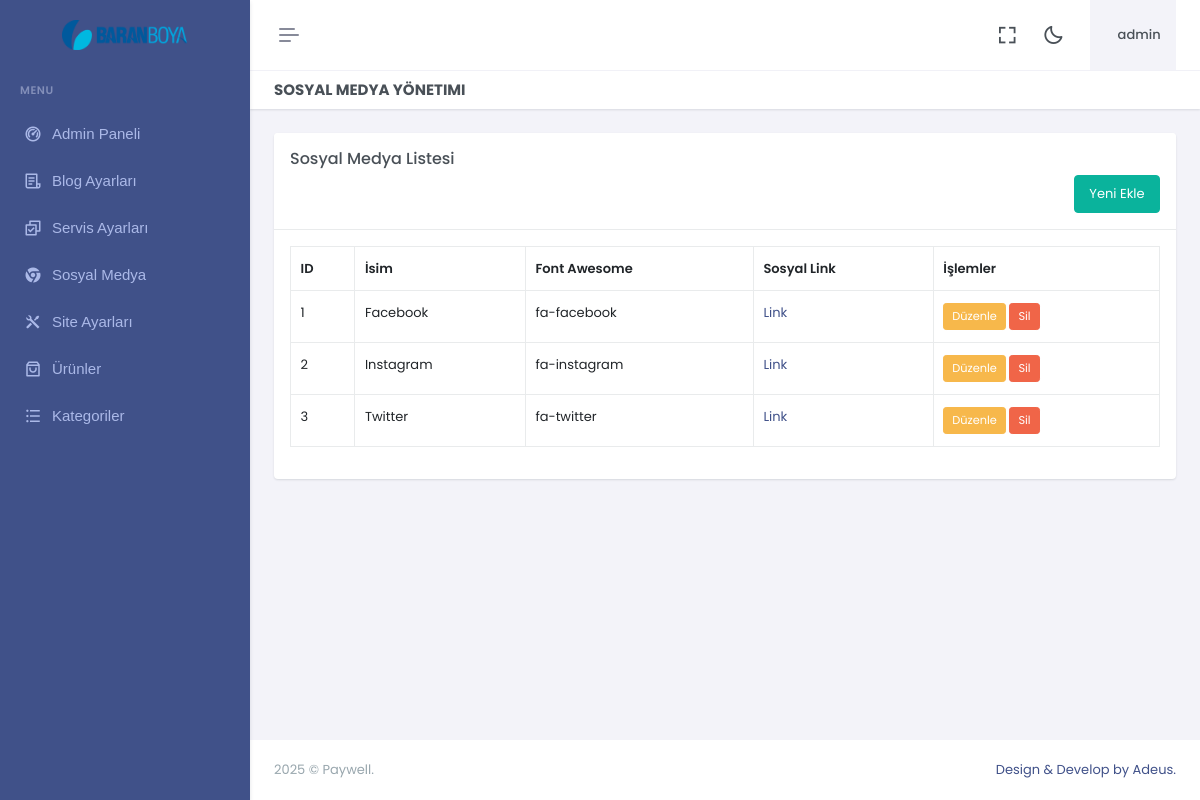
The app's page /dashboard/socials.php (signed in) with its own data.
### tables this page shows
CREATE TABLE `logo` (
  `id` int(11) NOT NULL,
  `logo` varchar(1000) NOT NULL,
  `updated_at` timestamp NOT NULL DEFAULT current_timestamp() ON UPDATE current_timestamp()
);

CREATE TABLE IF NOT EXISTS `social` (
  `id` int(11) NOT NULL,
  `name` varchar(150) NOT NULL,
  `fa` varchar(150) NOT NULL,
  `social_link` varchar(500) NOT NULL
);

### dashboard/socials.php (the view, shortened to what this page needs)
<?php
include "../z_db.php";
$action = isset($_GET['action']) ? $_GET['action'] : '';
$query = "SELECT * FROM social";
$result = mysqli_query($con, $query);
?>
<?php include "header.php"; ?>
<?php include "sidebar.php"; ?>
<div class="main-content">
    <div class="page-content">
        <div class="container-fluid">
            <div class="row">
                <div class="col-12">
                    <div class="page-title-box d-sm-flex align-items-center justify-content-between">
                        <h4 class="mb-sm-0">Sosyal Medya Yönetimi</h4>
                    </div>
                </div>
            </div>
            <div class="row">
                <div class="col-12">
                    <?php if($action == 'create'): ?>
                        <div class="card">
                            <div class="card-header">
                                <h5 class="card-title">Yeni Sosyal Medya Ekle</h5>
                            </div>
                            <div class="card-body">
                                <form action="socials.php?action=create" method="post">
                                    <div class="mb-3">
                                        <label for="name" class="form-label">İsim</label>
                                        <input type="text" class="form-control" id="name" name="name" required>
                                    </div>
                                    <div class="mb-3">
                                        <label for="fa" class="form-label">Font Awesome Sınıfı</label>
                                        <input type="text" class="form-control" id="fa" name="fa" required>
                                    </div>
                                    <div class="mb-3">
                                        <label for="social_link" class="form-label">Sosyal Link</label>
                                        <input type="url" class="form-control" id="social_link" name="social_link" required>
                                    </div>
                                    <button type="submit" class="btn btn-primary">Ekle</button>
                                    <a href="socials.php" class="btn btn-secondary">İptal</a>
                                </form>
                            </div>
                        </div>
                    <?php else: ?>
                        <div class="card">
                            <div class="card-header">
                                <h5 class="card-title">Sosyal Medya Listesi</h5>
                                <a href="socials.php?action=create" class="btn btn-success float-end">Yeni Ekle</a>
                            </div>
                            <div class="card-body">
                                <table class="table table-bordered">
                                    <thead>
                                        <tr>
                                            <th>ID</th>
                                            <th>İsim</th>
                                            <th>Font Awesome</th>
                                            <th>Sosyal Link</th>
                                            <th>İşlemler</th>
                                        </tr>
                                    </thead>
                                    <tbody>
                                        <?php while($row = mysqli_fetch_assoc($result)): ?>
                                            <tr>
                                                <td><?php echo $row['id']; ?></td>
                                                <td><?php echo htmlspecialchars($row['name']); ?></td>
                                                <td><i class="<?php echo htmlspecialchars($row['fa']); ?>"></i> <?php echo htmlspecialchars($row['fa']); ?></td>
                                                <td><a href="<?php echo htmlspecialchars($row['social_link']); ?>" target="_blank">Link</a></td>
                                                <td>
                                                    <a href="socials.php?action=edit&id=<?php echo $row['id']; ?>" class="btn btn-sm btn-warning">Düzenle</a>
                                                    <a href="socials.php?action=delete&id=<?php echo $row['id']; ?>" class="btn btn-sm btn-danger" onclick="return confirm('Silmek istediğinize emin misiniz?');">Sil</a>
                                                </td>
                                            </tr>
                                        <?php endwhile; ?>
                                    </tbody>
                                </table>
                            </div>
                        </div>
                    <?php endif; ?>
                </div>
            </div>
        </div>
    </div>
</div>
<?php include "footer.php"; ?>

### dashboard/header.php (shortened to what this page needs)
<?php
if (isset($_SESSION['username'])) {
 $username = $_SESSION['username'];
}
 else {
    print "
				<script language='javascript'>
					window.location = 'login.php';
				</script>
			";
}
?>
<!doctype html>
<html lang="en" data-layout="vertical" data-topbar="light" data-sidebar="dark" data-sidebar-size="lg" data-sidebar-image="none">
<head>
    <link href="assets/libs/jsvectormap/css/jsvectormap.min.css" rel="stylesheet" type="text/css" />
    <link href="assets/libs/swiper/swiper-bundle.min.css" rel="stylesheet" type="text/css" />
    <link href="assets/css/bootstrap.min.css" rel="stylesheet" type="text/css" />
    <link href="assets/css/icons.min.css" rel="stylesheet" type="text/css" />
    <link href="assets/css/app.min.css" rel="stylesheet" type="text/css" />
    <link href="assets/css/custom.min.css" rel="stylesheet" />
</head>
<body>
    <div id="layout-wrapper">
        <header id="page-topbar">
    <div class="layout-width">
        <div class="navbar-header">
            <div class="d-flex">
                <button type="button" class="btn btn-sm px-3 fs-16 header-item vertical-menu-btn topnav-hamburger"
                    id="topnav-hamburger-icon">
                    <span class="hamburger-icon">
                        <span></span>
                        <span></span>
                        <span></span>
                    </span>
                </button>
            </div>
            <div class="d-flex align-items-center">
                <div class="ms-1 header-item d-none d-sm-flex">
                    <button type="button" class="btn btn-icon btn-topbar btn-ghost-secondary rounded-circle"
                        data-toggle="fullscreen">
                        <i class='bx bx-fullscreen fs-22'></i>
                    </button>
                </div>
                <div class="ms-1 header-item d-none d-sm-flex">
                    <button type="button"
                        class="btn btn-icon btn-topbar btn-ghost-secondary rounded-circle light-dark-mode">
                        <i class='bx bx-moon fs-22'></i>
                    </button>
                </div>
                <div class="dropdown ms-sm-3 header-item topbar-user">
                    <button type="button" class="btn" id="page-header-user-dropdown" data-bs-toggle="dropdown"
                        aria-haspopup="true" aria-expanded="false">
                        <span class="d-flex align-items-center">
                            <span class="text-start ms-xl-2">
                                <span class="d-none d-xl-inline-block ms-1 fw-medium user-name-text"><?php print $username;?></span>
                            </span>
                        </span>
                    </button>
                </div>
            </div>
        </div>
    </div>
</header>

### dashboard/sidebar.php (shortened to what this page needs)
<?php
include"../z_db.php";
?>
<div class="app-menu navbar-menu">
  <div class="navbar-brand-box">
<?php
    $rr=mysqli_query($con,"SELECT logo FROM logo");
$r = mysqli_fetch_row($rr);
$ufile = $r[0];
?>
    <a href="home" class="logo logo-light">
      <span class="logo-lg">
        <img src="../assets/img/logo/<?php print $ufile?>" alt="" height="30">
      </span>
    </a>
  </div>
  <div id="scrollbar">
    <div class="container-fluid">
      <ul class="navbar-nav" id="navbar-nav">
        <li class="menu-title"><span data-key="t-menu">Menu</span></li>
        <li class="nav-item">
                <a href="dashboard" class="nav-link" data-key="t-analytics">  <i class="ri-dashboard-2-line"></i> <span data-key="t-dashboards"> Admin Paneli </span></a>
              </li>
              <li class="nav-item">
                            <a class="nav-link menu-link" href="blog" role="button" aria-expanded="true" aria-controls="sidebarLanding">
                                <i class="ri-file-list-3-line"></i> <span data-key="t-landing">Blog Ayarları</span>
                            </a>
                        </li>
              <li class="nav-item">
                            <a class="nav-link menu-link" href="services"  role="button" aria-expanded="true" aria-controls="sidebarLanding">
                                <i class="ri-checkbox-multiple-line"></i> <span data-key="t-landing">Servis Ayarları</span>
                            </a>
                        </li>
                        <li class="nav-item">
                            <a class="nav-link menu-link" href="socials"  role="button" aria-expanded="true" aria-controls="sidebarLanding">
                                <i class="ri-chrome-fill"></i> <span data-key="t-landing">Sosyal Medya</span>
                            </a>
                        </li>
                        <li class="nav-item">
                            <a class="nav-link menu-link" href="sitesettings.php?action=site_config"  role="button" aria-expanded="true" aria-controls="sidebarLanding">
                                <i class="ri-tools-fill"></i> <span data-key="t-landing"> Site Ayarları </span>
                            </a>
                        </li>
                        <li class="nav-item">
                          <a class="nav-link menu-link" href="products" role="button" aria-expanded="true" aria-controls="sidebarLanding">
                            <i class="ri-shopping-bag-3-line"></i> <span data-key="t-landing"> Ürünler </span>
                          </a>
                        </li>
                        <li class="nav-item">
                          <a class="nav-link menu-link" href="categorys" role="button" aria-expanded="true" aria-controls="sidebarLanding">
                            <i class="ri-list-unordered"></i> <span data-key="t-landing"> Kategoriler </span>
                          </a>
                        </li>
      </ul>
    </div>
  </div>
  <div class="sidebar-background"></div>
</div>

### dashboard/footer.php (shortened to what this page needs)
    <footer class="footer">
        <div class="container-fluid">
            <div class="row">
                <div class="col-sm-6">
                    <script>document.write(new Date().getFullYear())</script> © Paywell.
                </div>
                <div class="col-sm-6">
                    <div class="text-sm-end d-none d-sm-block">
                        <a href="https://github.com/devmustafaulutas/vogue">
                            Design & Develop by Adeus.
                        </a>
                    </div>
                </div>
            </div>
        </div>
    </footer>
</div>
</body>
</html>

### records on screen
logo: logo (picture)
social: id "1", name "Facebook", fa "fa-facebook"
social: id "2", name "Instagram", fa "fa-instagram"
social: id "3", name "Twitter", fa "fa-twitter"

### other values on screen
$username "admin"
